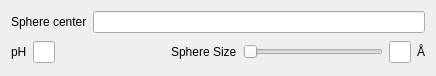
<?xml version="1.0" encoding="UTF-8"?>
<ui version="4.0">
 <class>Form</class>
 <widget class="QWidget" name="Form">
  <property name="geometry">
   <rect>
    <x>0</x>
    <y>0</y>
    <width>436</width>
    <height>76</height>
   </rect>
  </property>
  <property name="windowTitle">
   <string>Advanced</string>
  </property>
  <layout class="QGridLayout" name="gridLayout">
   <item row="2" column="0" colspan="3">
    <layout class="QHBoxLayout" name="pHandSphereLayout">
     <item>
      <widget class="QLabel" name="phLabel">
       <property name="text">
        <string>pH</string>
       </property>
      </widget>
     </item>
     <item>
      <widget class="QLineEdit" name="phEdit">
       <property name="sizePolicy">
        <sizepolicy hsizetype="Expanding" vsizetype="Fixed">
         <horstretch>5</horstretch>
         <verstretch>0</verstretch>
        </sizepolicy>
       </property>
      </widget>
     </item>
     <item>
      <spacer name="horizontalSpacer_3">
       <property name="orientation">
        <enum>Qt::Horizontal</enum>
       </property>
       <property name="sizeHint" stdset="0">
        <size>
         <width>200</width>
         <height>20</height>
        </size>
       </property>
      </spacer>
     </item>
     <item>
      <widget class="QLabel" name="SphereSizeLabel">
       <property name="text">
        <string>Sphere Size</string>
       </property>
      </widget>
     </item>
     <item>
      <widget class="QSlider" name="sphereSizeSlider">
       <property name="sizePolicy">
        <sizepolicy hsizetype="Expanding" vsizetype="Fixed">
         <horstretch>0</horstretch>
         <verstretch>0</verstretch>
        </sizepolicy>
       </property>
       <property name="minimumSize">
        <size>
         <width>140</width>
         <height>0</height>
        </size>
       </property>
       <property name="minimum">
        <number>0</number>
       </property>
       <property name="maximum">
        <number>100</number>
       </property>
       <property name="orientation">
        <enum>Qt::Horizontal</enum>
       </property>
      </widget>
     </item>
     <item>
      <widget class="QLineEdit" name="sphereSizeEdit">
       <property name="sizePolicy">
        <sizepolicy hsizetype="Expanding" vsizetype="Fixed">
         <horstretch>5</horstretch>
         <verstretch>0</verstretch>
        </sizepolicy>
       </property>
      </widget>
     </item>
     <item>
      <widget class="QLabel" name="angstromLabel">
       <property name="text">
        <string>Å</string>
       </property>
      </widget>
     </item>
    </layout>
   </item>
   <item row="1" column="1" colspan="2">
    <widget class="AtomSelector" name="atomSelector">
     <property name="sizePolicy">
      <sizepolicy hsizetype="Expanding" vsizetype="Fixed">
       <horstretch>0</horstretch>
       <verstretch>0</verstretch>
      </sizepolicy>
     </property>
    </widget>
   </item>
   <item row="1" column="0">
    <widget class="QLabel" name="atomLabel">
     <property name="sizePolicy">
      <sizepolicy hsizetype="Fixed" vsizetype="Preferred">
       <horstretch>0</horstretch>
       <verstretch>0</verstretch>
      </sizepolicy>
     </property>
     <property name="text">
      <string>Sphere center</string>
     </property>
    </widget>
   </item>
  </layout>
 </widget>
 <customwidgets>
  <customwidget>
   <class>AtomSelector</class>
   <extends>QLineEdit</extends>
   <header>widgets.atom_selector.h</header>
  </customwidget>
 </customwidgets>
 <resources/>
 <connections/>
</ui>
